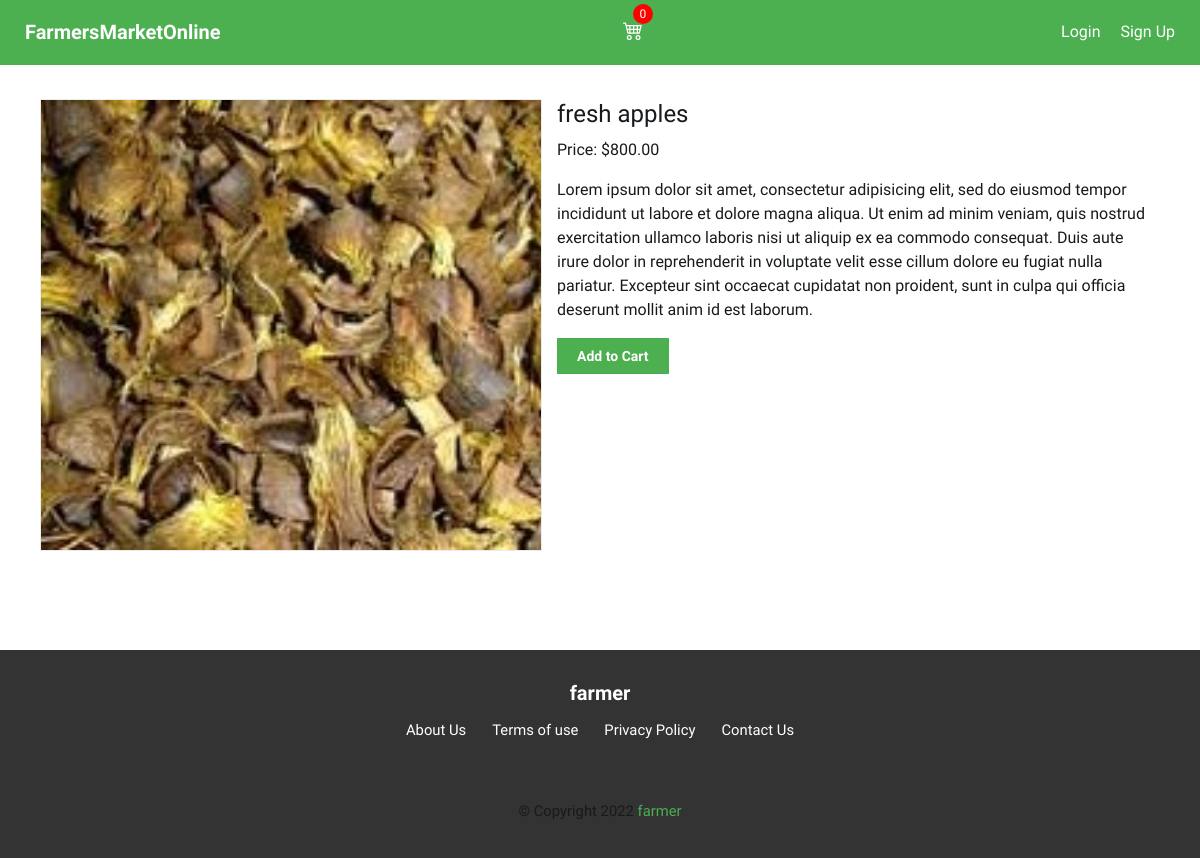
The page /1/fresh-apples/ on the database its author committed.
### core/models.py (models this page shows, shortened)
class Product(models.Model):
    product_category = models.ForeignKey(ProductCategory, related_name='products',
                                 on_delete=models.CASCADE, null=True)
    slug = models.SlugField(max_length=200,
                            db_index=True, null=True, blank=True)
    title = models.CharField(max_length=150)
    created_by = models.ForeignKey(settings.AUTH_USER_MODEL, on_delete=models.CASCADE, null=True)
    product_image = models.ImageField(upload_to='items', blank=True)
    price = models.DecimalField(max_digits=10, decimal_places=2)
    discount_price = models.DecimalField(max_digits=10, decimal_places=2, blank=True, null=True)
    description = models.TextField(blank=True)
    status = models.IntegerField(choices=STATUS, default=0)

### core/views.py (the view)
# urls.py: path('<int:id>/<slug:slug>/', views.ProductDetailView.as_view(), name='detail'),
class ProductDetailView(DetailView):
    model = Product
    template_name='core/detail.html'

### core/context_processors.py (called while the page is built)
def cart_item_count(request):
    cart = request.session.get('cart', {})
    total_items = sum(item['quantity'] for item in cart.values())
    return {'total_items': total_items}

### core/templates/core/detail.html (shortened to what this page needs)
{% extends "base.html" %}
{% block content %}
<main class="container">
<div class="product-detail-container">
    <img src="{{ product.product_image.url }}" alt="{{ product.title }}" class="product-detail-img">
    <div class="product-details">
        <h2>{{ product.title }}</h2>
        <p>Price: ${{ product.discount_price|default:product.price }}</p>
        <p>{{ product.description }}</p>
        <form class="add-to-cart-form" action="{% url 'add_to_cart' product.id %}" method="post">
            <button type="submit" class="button primary sm " data-product-id="{{ product.id }}">Add to Cart</button>
        </form>
    </div>
</div>
</main>
{% endblock %}

### static/css/styles.css (style rules this page uses)
:root { --white-color: #fff; --main-color:#4CAF50; --error-color: #e91640; --text-color: #171a1c; --gray: #6e7780; --light-gray: #f2f2f2; --bg-color: #fff; --bg-color-2: #f0f2f5; --border: #b3bdcc; --form-color: #8e96a4; --box-shadow1: rgba(0, 0, 0, 0.08) 0px 0px 0px 1px; --transition: all ease 0.3s; }
*, *::before, *::after { margin: 0; padding: 0; box-sizing: border-box; }
html { scroll-behavior: smooth; }
body { font-family: "Work Sans", sans-serif; font-weight: 400; background: var(--bg-color); color: var(--text-color); font-size: 1rem; line-height: 1.5; }
p { margin-bottom: 1rem; }
img, video { max-width: 100%; }
h1, h2, h3, h4, h5, h6 { font-weight: 500; margin-bottom: 0.6rem; line-height: 1.2; }
h2 { font-size: 1.5rem; }
.button { border: 2px solid transparent; font-size: 1rem; font-family: inherit; font-weight: 600; padding:12px 20px; background-color:transparent; cursor: pointer; -webkit-transition: var(--transition); -moz-transition: var(--transition); transition: var(--transition); }
.button.primary, .button.error { color: var(--white-color); }
.button.sm { padding: 8px 18px; font-size: 14px; }
.button.primary { background-color: var(--main-color); }
.container { width: 100%; margin-left: auto; margin-right: auto; }
main { margin: 100px auto; padding: 0 12px; }
.product-detail-container { display:flex; gap:1rem; flex-direction:column; }
.product-detail-img { width:100%; object-fit:cover; box-shadow:var(--box-shadow1); }
@media (min-width: 600px) { main { padding: 0 1rem; } }
@media (min-width: 768px) { .container { max-width: 700px; } }
@media (min-width: 768px) { .product-detail-container { flex-direction:row; } }
@media (min-width: 768px) { .product-detail-img { width:500px; height:450px; } }
@media (min-width: 1200px) { .container { max-width: 1150px; } }

### rows shown on the page
Product: product_image (picture), title "fresh apples", discount_price "800.00", description "Lorem ipsum dolor sit amet, consectetur adipisicing elit, sed do eiusmod tempor incididunt ut labore et dolore magna aliqua. Ut enim ad minim veniam, quis nostrud exercitation ullamco laboris nisi ut aliquip ex ea commodo consequat. Duis aute irure dolor in reprehenderit in voluptate velit esse cillum dolore eu fugiat nulla pariatur. Excepteur sint occaecat cupidatat non proident, sunt in culpa qui officia deserunt mollit anim id est laborum."

### other values the page prints
{{ total_items }} "0"
